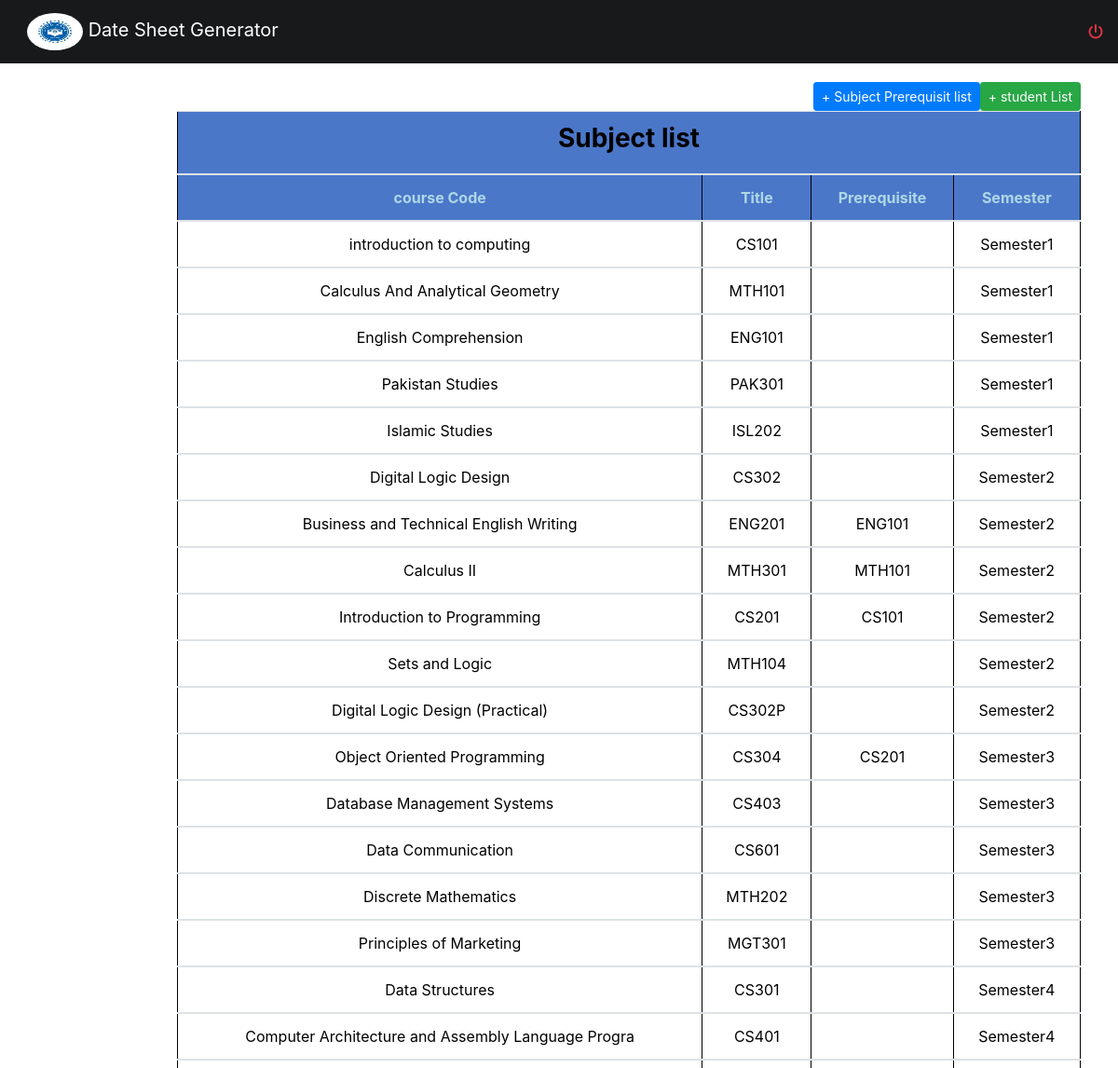
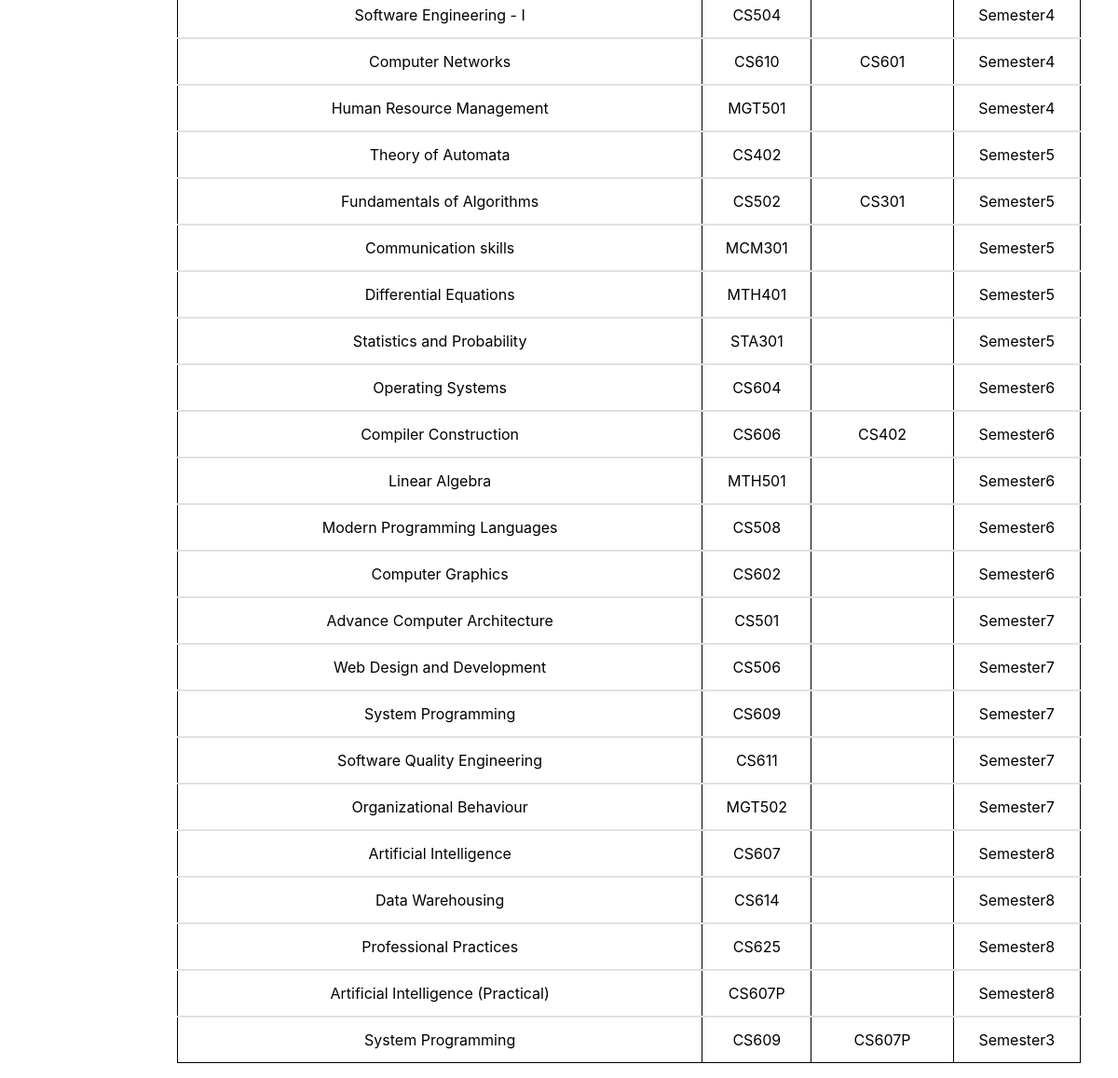
Page /admin/viewexamlist.php on the committed database (2 pictures, top to bottom).
### tables this page shows
CREATE TABLE `program` (
  `id` int(11) NOT NULL,
  `course_code` varchar(50) NOT NULL,
  `title` varchar(50) NOT NULL,
  `prerequisit` varchar(50) NOT NULL,
  `semester` varchar(50) NOT NULL,
  `faculty_id` int(11) NOT NULL
);

### admin/viewexamlist.php (the view, shortened to what this page needs)
<?php
require_once "../header.php";
?>
<body>
<div class="main" >
<div class="container-fluid" >
<div class="container" >
 <div  >
<a href="viewstudentlist.php" class="btn btn-sm btn-success" role="button" style="float:right;margin-top:20px;">+ student List</a>
	<div>
		 <div  >
<a href=" viewprerequisit.php" class="btn btn-sm btn-primary" role="button" style="float:right;margin-top:20px;">+ Subject  Prerequisit list</a>
	<div>
           <table class="table" id="table">
                    <thead>
                    <thead>
					      <th colspan="4">
						     <h3>Subject list </h3>
					       </th>
					</thead>
					 <thead>
							<tr>
							<th>course Code</th>
							 <th>Title</th>
							 <th>Prerequisite</th>
							 <th> Semester</th>
							 </tr>
					</thead>
					<tbody>
<?php
             $busSql = "Select * from program  ";
             $resultBusSql = mysqli_query($link, $busSql);
    while($row = mysqli_fetch_assoc($resultBusSql)){
	           $course_name= $row['title'];
			   $course_code=$row['course_code'];
			   $semester=$row['semester'];
		       $pre=$row['prerequisit'];
			   if($pre=='no'){
			   $pre="";
			   }else{
			   $pre=$row['prerequisit'];
			   }
   ?>
                                 <tr>
							       <td><?Php echo $course_name;?></td>
								    <td><?Php echo $course_code;?></td>
							         <td><?Php echo $pre;?></td>
							       <td><?Php echo $semester;?></td>
		                           </tr>
					</tbody>
	<?php
	}
	?>
	</div>
	</div>
	<br>
	<br>
	</div>
</body>
</html>

### style.css (style rules this page uses)
body { margin:0px; padding:0px; color:black; }
.main { margin-left: 150px; padding: 0px 10px; }
#table th { background-color:#4b77c9; color:lightblue; text-align:center; }
#table td { background-color:white; text-align:center; color:black; }
#table { background-color:#334d4d; border-radius: 10px; padding-top: 10px; padding-bottom: 10px; color: lightblue; }
h3 { font-weight: bold; text-align: center; color: black; }
.container { color: lightblue; }
.container table { color: lightblue; }
.table2, th, td { border: 1px solid black; }

### rows in the picture
program: title "introduction to computing", course_code "CS101", semester "Semester1"
program: title "Calculus And Analytical Geometry", course_code "MTH101", semester "Semester1"
program: title "English Comprehension", course_code "ENG101", semester "Semester1"
program: title "Pakistan Studies", course_code "PAK301", semester "Semester1"
program: title "Islamic Studies", course_code "ISL202", semester "Semester1"
program: title "Digital Logic Design", course_code "CS302", semester "Semester2"
program: title "Business and Technical English Writing", course_code "ENG201", prerequisit "ENG101", semester "Semester2"
program: title "Calculus II", course_code "MTH301", prerequisit "MTH101", semester "Semester2"
program: title "Introduction to Programming", course_code "CS201", prerequisit "CS101", semester "Semester2"
program: title "Sets and Logic", course_code "MTH104", semester "Semester2"
program: title "Digital Logic Design (Practical)", course_code "CS302P", semester "Semester2"
program: title "Object Oriented Programming", course_code "CS304", prerequisit "CS201", semester "Semester3"
program: title "Database Management Systems", course_code "CS403", semester "Semester3"
program: title "Data Communication", course_code "CS601", semester "Semester3"
program: title "Discrete Mathematics", course_code "MTH202", semester "Semester3"
program: title "Principles of Marketing", course_code "MGT301", semester "Semester3"
program: title "Data Structures", course_code "CS301", semester "Semester4"
program: title "Computer Architecture and Assembly Language Progra", course_code "CS401", semester "Semester4"
program: title "Software Engineering - I", course_code "CS504", semester "Semester4"
program: title "Computer Networks", course_code "CS610", prerequisit "CS601", semester "Semester4"
program: title "Human Resource Management", course_code "MGT501", semester "Semester4"
program: title "Theory of Automata", course_code "CS402", semester "Semester5"
program: title "Fundamentals of Algorithms", course_code "CS502", prerequisit "CS301", semester "Semester5"
program: title "Communication skills", course_code "MCM301", semester "Semester5"
program: title "Differential Equations", course_code "MTH401", semester "Semester5"
program: title "Statistics and Probability", course_code "STA301", semester "Semester5"
program: title "Operating Systems", course_code "CS604", semester "Semester6"
program: title "Compiler Construction", course_code "CS606", prerequisit "CS402", semester "Semester6"
program: title "Linear Algebra", course_code "MTH501", semester "Semester6"
program: title "Modern Programming Languages", course_code "CS508", semester "Semester6"
program: title "Computer Graphics", course_code "CS602", semester "Semester6"
program: title "Advance Computer Architecture", course_code "CS501", semester "Semester7"
program: title "Web Design and Development", course_code "CS506", semester "Semester7"
program: title "System Programming", course_code "CS609", semester "Semester7"
program: title "Software Quality Engineering", course_code "CS611", semester "Semester7"
program: title "Organizational Behaviour", course_code "MGT502", semester "Semester7"
program: title "Artificial Intelligence", course_code "CS607", semester "Semester8"
program: title "Data Warehousing", course_code "CS614", semester "Semester8"
program: title "Professional Practices", course_code "CS625", semester "Semester8"
program: title "Artificial Intelligence (Practical)", course_code "CS607P", semester "Semester8"
program: title "System Programming", course_code "CS609", prerequisit "CS607P", semester "Semester3"
